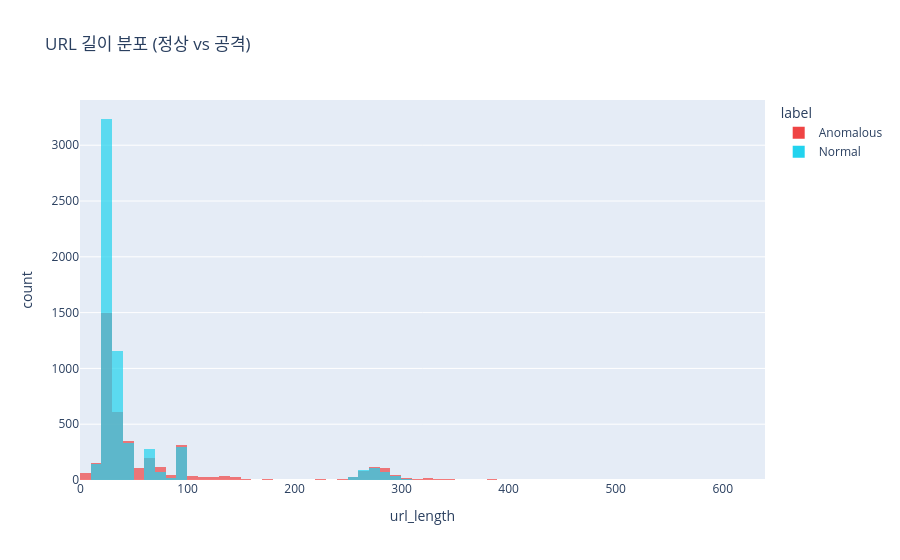

Source (notebook cell):
### Code cell
# %% [5] URL 길이 분포 히스토그램 (정상 vs 공격)
# 관찰: 공격 요청의 URL이 평균적으로 더 길다 (SQL/XSS 코드 삽입 때문)
print(f"정상 URL 평균: {df[df['label']=='Normal']['url_length'].mean():.0f}")
print(f"공격 URL 평균: {df[df['label']=='Anomalous']['url_length'].mean():.0f}")

fig = px.histogram(
    df,
    x="url_length", color="label",
    title="URL 길이 분포 (정상 vs 공격)",
    barmode="overlay", opacity=0.7, nbins=100,
    color_discrete_map={"Normal": "#22d3ee", "Anomalous": "#ef4444"},
)
fig.show()

### Figure 1 — Plotly figure (JSON) as saved in the notebook; plotly's stock layout.template omitted (floating-point values rounded to 4 significant figures; data arrays with more than 128 entries replaced by an {"elided": "..."} marker saying what was removed)
{"data": [{"bingroup": "x", "hovertemplate": "label=Anomalous<br>url_length=%{x}<br>count=%{y}<extra></extra>", "legendgroup": "Anomalous", "marker": {"color": "#ef4444", "opacity": 0.7, "pattern": {"shape": ""}}, "name": "Anomalous", "nbinsx": 100, "orientation": "v", "showlegend": true, "type": "histogram", "x": {"elided": "4105 int values"}, "xaxis": "x", "yaxis": "y"}, {"bingroup": "x", "hovertemplate": "label=Normal<br>url_length=%{x}<br>count=%{y}<extra></extra>", "legendgroup": "Normal", "marker": {"color": "#22d3ee", "opacity": 0.7, "pattern": {"shape": ""}}, "name": "Normal", "nbinsx": 100, "orientation": "v", "showlegend": true, "type": "histogram", "x": {"elided": "5895 int values"}, "xaxis": "x", "yaxis": "y"}], "layout": {"barmode": "overlay", "legend": {"title": {"text": "label"}, "tracegroupgap": 0}, "title": {"text": "URL 길이 분포 (정상 vs 공격)"}, "xaxis": {"anchor": "y", "domain": [0, 1], "title": {"text": "url_length"}}, "yaxis": {"anchor": "x", "domain": [0, 1], "title": {"text": "count"}}}}
